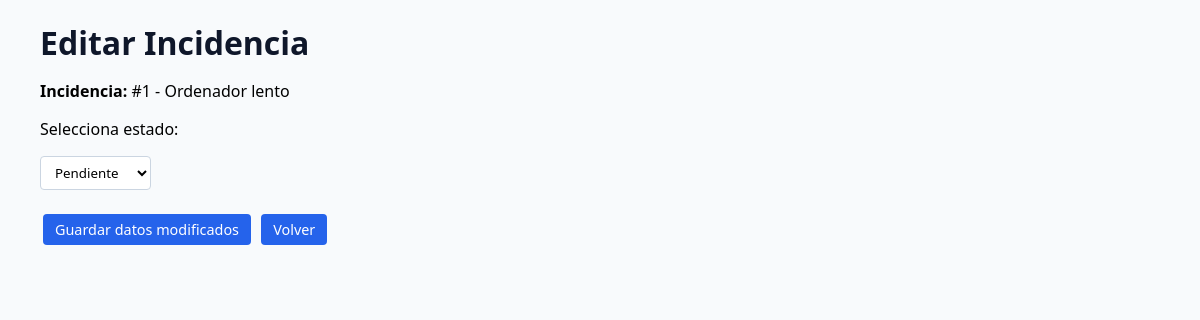
The app's page /editar_incidencia.php?id=1 with its own data.
### tables this page shows
CREATE TABLE incidencia(
    id INT NOT NULL PRIMARY KEY AUTO_INCREMENT,
    titulo VARCHAR(256) NOT NULL,
    descripcion VARCHAR(512) NOT NULL,
    prioridad ENUM('baja', 'media', 'alta') NOT NULL DEFAULT "media",  
    estado ENUM('pendiente', 'en proceso', 'resuelta') NOT NULL DEFAULT "pendiente",  
    email VARCHAR(256) NOT NULL,
     
     
     
    
     
    id_tecnico INT,
    FOREIGN KEY (id_tecnico) REFERENCES tecnico(id)
);

### editar_incidencia.php (the view, shortened to what this page needs)
<?php
    require_once __DIR__ . '/includes/conexion.php';
    $id = filter_input(INPUT_GET, 'id', FILTER_VALIDATE_INT);
    if (!$id) {
        $error = "ID de incidencia no proporcionado o inválido.";
    } else {
        try {
            $consulta = $pdo->prepare('SELECT id, titulo, descripcion, estado FROM incidencia WHERE id = :id');
            $consulta->execute([':id' => $id]);
            $incidencia = $consulta->fetch(PDO::FETCH_ASSOC);
        } catch (PDOException $e) {
            error_log('Error al buscar incidencia: ' . $e->getMessage());
            $error = "Error al consultar la base de datos.";
        }
    }
?>
<!DOCTYPE html>
<html lang="es">
<head>
    <link rel="stylesheet" href="styles/styles.css">
</head>
<body>
    <h1>Editar Incidencia</h1>
    <?php if ($incidencia){ ?>
        <p><strong>Incidencia:</strong> #<?= htmlspecialchars($incidencia['id'], ENT_QUOTES, 'UTF-8') ?> - <?= htmlspecialchars($incidencia['titulo'], ENT_QUOTES, 'UTF-8') ?></p>
        <form action="" method="POST">
            <p>Selecciona estado:</p>
            <select id="estado" name="estado">
                <option value="pendiente" <?= ($incidencia['estado'] === 'pendiente') ? 'selected' : '' ?>>Pendiente</option>
            </select>
            <br><br>
            <button type="submit">Guardar datos modificados</button>
            <a href="index.php"><button type="button">Volver</button></a>
        </form>
    <?php }else{ ?>
        <a href="index.php"><button type="button">Volver a la pantalla principal</button></a>
    <?php } ?>
</body>
</html>

### styles/styles.css (style rules this page uses)
body { font-family: 'Segoe UI', Tahoma, Geneva, Verdana, sans-serif; background-color: #f8fafc; color: #000000; margin: 20px 40px; }
h1 { color: #0f172a; margin-bottom: 5px; }
button { font-family: inherit; padding: 6px 12px; border: none; border-radius: 4px; cursor: pointer; font-size: 0.9rem; margin: 2px 3px; transition: background-color 0.2s ease, opacity 0.2s ease; }
a button, button[type="submit"] { background-color: #2563eb; color: #ffffff; }
select { padding: 6px 10px; border: 1px solid #cbd5e1; border-radius: 4px; font-family: inherit; background-color: #ffffff; }

### records on screen
incidencia: id "1", titulo "Ordenador lento", estado "Pendiente"
